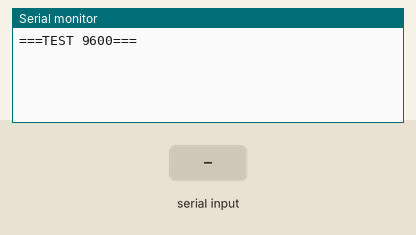
Bench run of a sketch on a simulated Arduino Uno, built with avr-gcc and run on an emulated ATmega328P. On the bench: the last lines printed to the serial monitor. The test bench sets the inputs (shaded band).

Above: at 1.2 s.
1.3 s: "1" received over the second serial link
At 1.6 s:
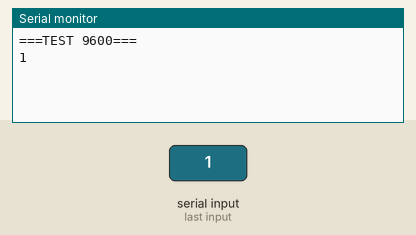
2.8 s: "0" received over the second serial link
At 4.0 s:
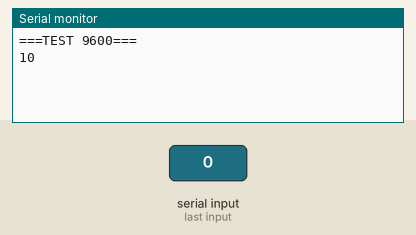

Measured:
- after the input at 1.3 s, the serial monitor: prints a new line at once (image 1)
- after the input at 2.8 s, the serial monitor: prints a new line at once (image 2)

The sketch:

16_Wifi_02.ino
```cpp
#include <SoftwareSerial.h>

SoftwareSerial myESP(2,3); // D2=RX(ESP=TX), D3=TX(ESP RX)

// ESP 모듈 속도가 9600으로 바뀌었는지 확인
void setup() {
  Serial.begin(9600);
  myESP.begin(9600);
  Serial.println("===TEST 9600===");

}

void loop() {
  if (myESP.available()) {
    Serial.write(myESP.read());
  }
  if (Serial.available()) {
    myESP.write(Serial.read());
  }

}
```
